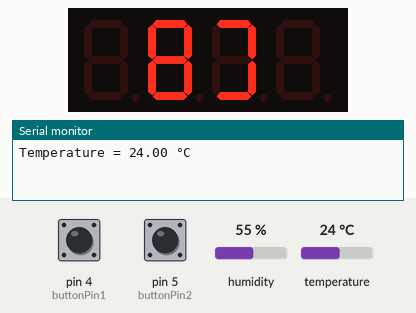
Simulated run of this sketch. Board: Arduino Uno, built with avr-gcc and run on an emulated ATmega328P. Parts: 4-digit seven-segment display, the last lines printed to the serial monitor. Wiring (inferred from the names in the program): HT16K33 LED driver at I2C address 0x70. The test bench sets the inputs (shaded band); at power-on: pin 4 (buttonPin1) LOW, pin 5 (buttonPin2) LOW, humidity 55 %, temperature 24 °C.

Above: at 1.2 s.
1.3 s: pin 4 (buttonPin1) pulled HIGH for 0.15 s
3.3 s: pin 5 (buttonPin2) pulled HIGH for 0.15 s
At 3.8 s:
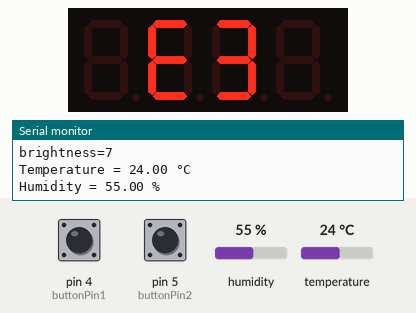
4.9 s: pin 4 (buttonPin1) pulled HIGH for 1 s
At 5.4 s:
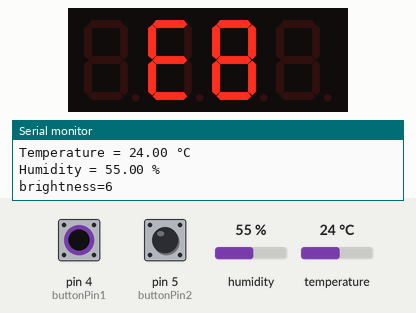
7.4 s: humidity set to 22 %
At 16.2 s:
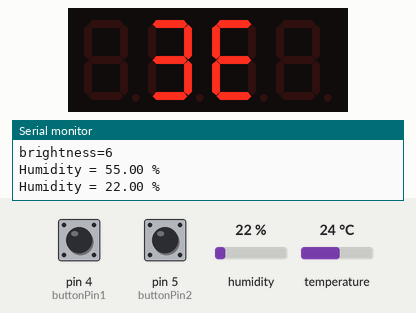
17.4 s: pin 5 (buttonPin2) pulled HIGH for 1 s
At 19.4 s:
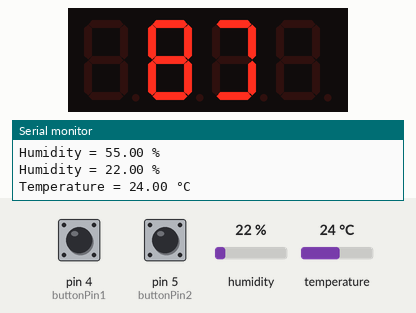
19.9 s: temperature set to 33 °C
At 29.3 s:
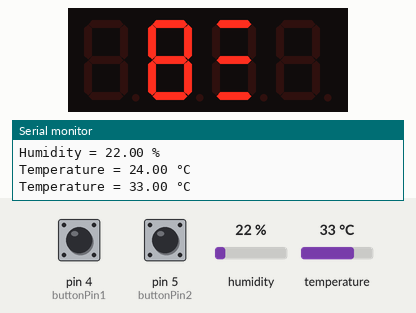
Timing chart, 0 to 30.8 s (numbered marks = the images above; inputs shaded):
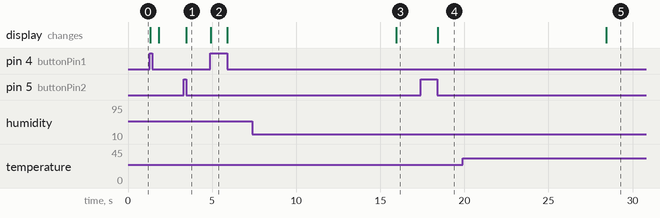

Measured:
- after the input at 3.3 s, the display: changes after 0.16 s (image 1)
- after the input at 4.9 s, the display: changes at once (image 2)
- after the input at 7.4 s, the display: changes after 8.5 s (image 3)
- after the input at 17.4 s, the display: changes after 1.0 s (image 4)
- after the input at 19.9 s, the display: changes after 8.5 s (image 5)

The sketch:

BME280_Temp.ino
```cpp
#include <Arduino.h>
#include <Wire.h>
#include <SPI.h>
#include <Adafruit_Sensor.h>
#include <Adafruit_BME280.h>
#include "LED.h"

#define BME_CS 10
#define SEALEVELPRESSURE_HPA (1013.25)

Adafruit_BME280 bme(BME_CS);  // SPI

unsigned long delayTime;
const int buttonPin1 = 4;  // the number of the pushbutton pin
const int buttonPin2 = 5;  // the number of the pushbutton pin

short brightness=8;
uint8_t swhumid=0;

void setup() {
  Serial.begin(115200);

  if (!bme.begin(0x77, &Wire)) {
    Serial.println("Could not find a valid BME280 sensor, check wiring!");
    while (1)
      ;
  }

  delayTime = 10;

  LED_setup();
  Serial.println();

  pinMode(buttonPin1, INPUT);
  pinMode(buttonPin2, INPUT);
}

uint16_t idelay=0;

void loop() {
  if(!idelay){
    if(!swhumid){
      float temp = bme.readTemperature();
      Serial.print("Temperature = ");
      Serial.print(temp);
      Serial.println(" °C");
      disp_temp(temp);
    } else {
      float humi = bme.readHumidity();
      Serial.print("Humidity = ");
      Serial.print(humi);
      Serial.println(" %");
      disp_humid(humi);
    }
    idelay=1000;
  } else {
    idelay--;
  }

  uint8_t buttonState = digitalRead(buttonPin1);
  if(buttonState == HIGH){
    delay(5);
    buttonState = digitalRead(buttonPin1);
    if(buttonState == HIGH){
      brightness--;
      Serial.print("brightness=");
      Serial.println(brightness);
      if(brightness<0) brightness=8;
      LED_Driver_Brightness(LDaddrs1, brightness);  // brightness= 0～15
      disp_temp((float)brightness);
      delay(500);
      while(1){
        buttonState = digitalRead(buttonPin1);
        if(!buttonState) break;
      }
      idelay=0;
    }
  }

  uint8_t buttonState2 = digitalRead(buttonPin2);
  if(buttonState2 == HIGH){
    delay(5);
    buttonState2 = digitalRead(buttonPin2);
    if(buttonState2 == HIGH){
      if(swhumid==0) swhumid=1;
      else if(swhumid==1) swhumid=0;
      while(1){
        buttonState2 = digitalRead(buttonPin2);
        if(!buttonState2) break;
      }
      idelay=0;
    }
  }

  delay(delayTime);
}
```

LED.cpp
```cpp
#include <Arduino.h>
#include <Wire.h>
#include "LED.h"

//**********************ＬＥＤセットアップ*******************
static uint8_t LedDot_G_cnv[8];
static uint8_t LedDot_R_cnv[8];
static uint8_t LedDot_G[8];

// ３x７ドットの数字
static const uint8_t LEDNum[10][8] = {
  { //"0"
    B11100000,
    B10100000,
    B10100000,
    B10100000,
    B10100000,
    B10100000,
    B11100000,
    B00000000 },
  { //"1"
    B00100000,
    B00100000,
    B00100000,
    B00100000,
    B00100000,
    B00100000,
    B00100000,
    B00000000 },
  { //"2"
    B11100000,
    B00100000,
    B00100000,
    B11100000,
    B10000000,
    B10000000,
    B11100000,
    B00000000 },
  { //"3"
    B11100000,
    B00100000,
    B00100000,
    B11100000,
    B00100000,
    B00100000,
    B11100000,
    B00000000 },
  { //"4"
    B10100000,
    B10100000,
    B10100000,
    B11100000,
    B00100000,
    B00100000,
    B00100000,
    B00000000 },
  { //"5"
    B11100000,
    B10000000,
    B10000000,
    B11100000,
    B00100000,
    B00100000,
    B11100000,
    B00000000 },
  { //"6"
    B11100000,
    B10000000,
    B10000000,
    B11100000,
    B10100000,
    B10100000,
    B11100000,
    B00000000 },
  { //"7"
    B11100000,
    B10100000,
    B10100000,
    B00100000,
    B00100000,
    B00100000,
    B00100000,
    B00000000 },
  { //"8"
    B11100000,
    B10100000,
    B10100000,
    B11100000,
    B10100000,
    B10100000,
    B11100000,
    B00000000 },
  { //"8"
    B11100000,
    B10100000,
    B10100000,
    B11100000,
    B00100000,
    B00100000,
    B00100000,
    B00000000 },
};

static const uint8_t LEDNumS[10][8] = {
  { //"0"
    B00000000,
    B00000000,
    B00000000,
    B00000000,
    B00000000,
    B00000000,
    B00000000,
    B00000000 },
  { //"1"
    B00000000,
    B00000000,
    B00000000,
    B00000000,
    B00000000,
    B00000000,
    B00000000,
    B10000000 },
  { //"2"
    B00000000,
    B00000000,
    B00000000,
    B00000000,
    B00000000,
    B00000000,
    B00000000,
    B11000000 },
  { //"3"
    B00000000,
    B00000000,
    B00000000,
    B00000000,
    B00000000,
    B00000000,
    B00000000,
    B11100000 },
  { //"4"
    B00000000,
    B00000000,
    B00000000,
    B00000000,
    B00000000,
    B00000000,
    B00000000,
    B11110000 },
  { //"5"
    B00000000,
    B00000000,
    B00000000,
    B00000000,
    B00000000,
    B00000000,
    B00000000,
    B11111000 },
  { //"6"
    B00000000,
    B00000000,
    B00000000,
    B00000000,
    B00000000,
    B00000000,
    B00000000,
    B11111100 },
  { //"7"
    B00000000,
    B00000000,
    B00000000,
    B00000000,
    B00000000,
    B00000000,
    B00000000,
    B11111110 },
  { //"8"
    B00000000,
    B00000000,
    B00000000,
    B00000000,
    B00000000,
    B00000000,
    B00000000,
    B11111111 },
  { //"9"
    B00000000,
    B00000000,
    B00000000,
    B00000000,
    B00000000,
    B00000000,
    B00000001,
    B11111111 },
};

//**********************ＬＥＤの初期化*******************
void LED_setup() {
  Wire.begin();                        // initialise the connection
  Wire.setClock(400000L);              //HT16K33のクロックはMax 400kHz
  LED_Driver_Setup(LDaddrs1, 1);       //HT16K33システムオシレータ　ＯＮ
  LED_Driver_Blink(LDaddrs1, 1, 0);    //blink_Hz=0 点滅off, 1は2Hz, 2は1Hz, 3は0.5Hz, on_off=0は消灯、1は点灯
  LED_Driver_Brightness(LDaddrs1, brightness);  // brightness= 0～15
  LED_Driver_DisplayInt(LDaddrs1);     //Display Black OUT
}


//**********************ＬＥＤドライバ　HT16K33　セットアップ*******************
void LED_Driver_Setup(uint8_t LD_addrs, uint8_t on_off) {
  //HT16K33は8X8マトリックスLEDを２台まで制御できる。
  //ドライバＩＣ#1 アドレスは0x70から設定する。
  Wire.beginTransmission(LD_addrs);
  Wire.write(0x20 | on_off);  //システムオシレータをONにする
  Wire.endTransmission();
}
//**********************ＬＥＤドライバ　HT16K33　点滅周期設定*******************
void LED_Driver_Blink(uint8_t LD_addrs, uint8_t on_off, uint8_t blink_Hz) {
  //blink_Hz=0 点滅off, 1は2Hz, 2は1Hz, 3は0.5Hz, on_off=0は消灯、1は点灯　
  Wire.beginTransmission(LD_addrs);
  Wire.write(0x80 | (blink_Hz << 1) | on_off);
  Wire.endTransmission();
}
//**********************ＬＥＤドライバ　HT16K33　明るさ設定*********************
void LED_Driver_Brightness(uint8_t LD_addrs, uint8_t brightness) {
  // brightness= 0～15
  Wire.beginTransmission(LD_addrs);
  Wire.write(0xE0 | brightness);
  Wire.endTransmission();
}
//**********************ＬＥＤドライバ　HT16K33　画面初期化*********************
void LED_Driver_DisplayInt(uint8_t LD_addrs) {
  Wire.beginTransmission(LD_addrs);
  Wire.write(0x00);
  for (int i = 0; i < 8; i++) {
    Wire.write(B00000000);  //Greenの8x8LED初期化
    Wire.write(B00000000);  //Redの8x8LED初期化
  }
  Wire.endTransmission();
}
//**********************Adafruit8x8 Bi-Color ドット bit変換******************************
void LED_Ada88_BiColor_cnv(uint8_t* Bdot1, uint8_t* Bdot2) {  //Adafruit Bicolor LEDでは90度左に回転し、水平反転したら正しく表示される
  for (uint8_t i = 0; i < 8; i++) {
    for (uint8_t j = 0; j < 8; j++) {
      bitWrite(Bdot2[j], i, bitRead(Bdot1[i], j));
    }
  }
}

void LED_SHIFT(uint8_t* Bdot1, uint8_t* Bdot2) {
  for (uint8_t j = 0; j < 8; j++) {
    Bdot2[j] = Bdot1[j] >> 4;
  }
}

//**********************ＬＥＤドライバ　HT16K33　8X8データ送信*******************
void LED_Driver_DisplayOutput(uint8_t LD_addrs, uint8_t* DotB1, uint8_t* DotB2) {
  int i, j;
  Wire.beginTransmission(LD_addrs);
  Wire.write(B00000000);  //これは必要
  for (i = 0; i < 8; i++) {
    Wire.write(DotB1[i]);  //Greenの8x8LEDのバイトをここで送る。
    Wire.write(DotB2[i]);  //Redの8x8LEDのバイトをここで送る。
  }
  Wire.endTransmission();
}

//**********************温度の表示*******************
void disp_temp(float ftmp) {

  uint16_t tmp = (uint16_t)ftmp;
  uint8_t dh = (uint8_t)(tmp / 10.);
  uint8_t dl = (uint8_t)(tmp - dh * 10.);
  uint8_t dll = (uint8_t)((ftmp - tmp) * 10);
  uint8_t LedDot[8];
  uint8_t LedDot_l[8];

  //文字列バイトをそのまま送信
  LED_SHIFT(LEDNum[dl], LedDot_l);
  for (uint8_t j = 0; j < 8; j++) {
    LedDot[j] = LEDNum[dh][j] | LedDot_l[j];
  }
  LED_Ada88_BiColor_cnv(LedDot, LedDot_G_cnv);
  LED_Ada88_BiColor_cnv(LEDNumS[dll], LedDot_R_cnv);
  LED_Driver_DisplayOutput(LDaddrs1, LedDot_G_cnv, LedDot_R_cnv);
}

//**********************湿度の表示*******************
void disp_humid(float fhumi) {

  uint16_t tmp = (uint16_t)fhumi;
  uint8_t dh = (uint8_t)(tmp / 10.);
  uint8_t dl = (uint8_t)(tmp - dh * 10.);
  uint8_t dll = (uint8_t)((fhumi - tmp) * 10);
  uint8_t LedDot[8];
  uint8_t LedDot_l[8];
  uint8_t LedDot_O[8];

  //文字列バイトをそのまま送信
  LED_SHIFT(LEDNum[dl], LedDot_l);
  for (uint8_t j = 0; j < 8; j++) {
    LedDot[j] = LEDNum[dh][j] | LedDot_l[j];
  }

  for (uint8_t j = 0; j < 8; j++) {
    LedDot_O[j] = LedDot[j] | LEDNumS[dll][j];
  }

  LED_Ada88_BiColor_cnv(LedDot, LedDot_G_cnv);
  LED_Ada88_BiColor_cnv(LedDot_O, LedDot_R_cnv);
  LED_Driver_DisplayOutput(LDaddrs1, LedDot_G_cnv, LedDot_R_cnv);
}
```

LED.h
```cpp
#define LDaddrs1 (0x70)  //LEDドライバーHT16K33　アドレス

extern void LED_setup();
extern void LED_Driver_Setup(uint8_t LD_addrs, uint8_t on_off);
extern void LED_Driver_Blink(uint8_t LD_addrs, uint8_t on_off, uint8_t blink_Hz);
extern void LED_Driver_Brightness(uint8_t LD_addrs, uint8_t brightness);
extern void LED_Driver_DisplayInt(uint8_t LD_addrs);
extern void LED_Ada88_BiColor_cnv(uint8_t* Bdot1, uint8_t* Bdot2);
extern void LED_SHIFT(uint8_t* Bdot1, uint8_t* Bdot2);
extern void LED_Driver_DisplayOutput(uint8_t LD_addrs, uint8_t* DotB1, uint8_t* DotB2);

extern void disp_temp(float ftmp);    //温度の表示
extern void disp_humid(float fhumi);  //湿度の表示

extern uint8_t swhumid;   //0:温度計 1:湿度計
extern short brightness;  //ブライトネスの値
```
